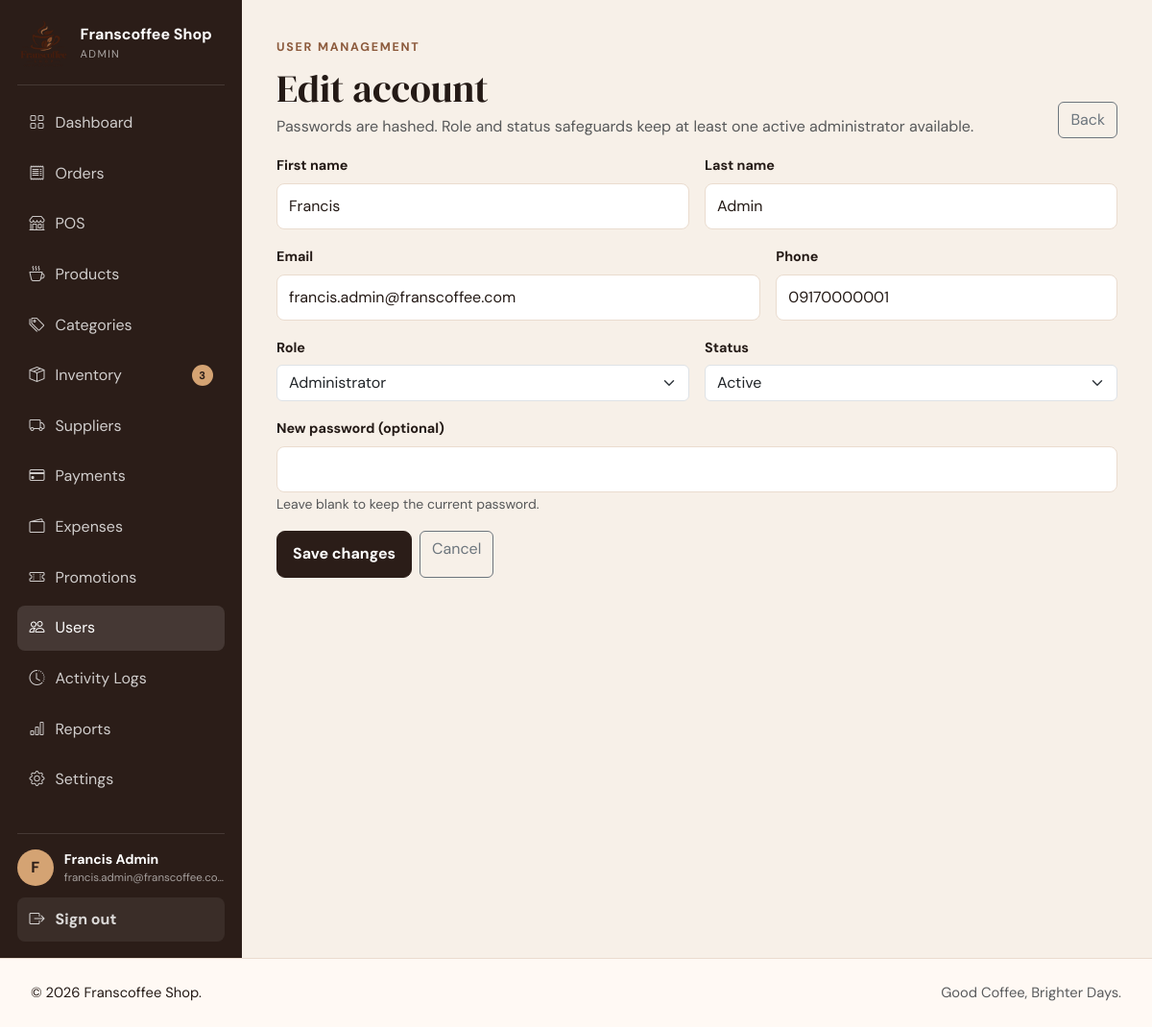
Screenshot of /admin/user-form.php?id=1 (signed in) with the database file from the repository.
### tables this page shows
CREATE TABLE users (
    id BIGINT UNSIGNED AUTO_INCREMENT PRIMARY KEY,
    first_name VARCHAR(80) NOT NULL,
    last_name VARCHAR(80) NOT NULL,
    email VARCHAR(190) NOT NULL UNIQUE,
    phone VARCHAR(30) NULL,
    password_hash VARCHAR(255) NOT NULL,
    role ENUM('ADMIN','STAFF','CUSTOMER') NOT NULL DEFAULT 'CUSTOMER',
    status ENUM('ACTIVE','INACTIVE') NOT NULL DEFAULT 'ACTIVE',
    email_verified_at DATETIME NULL,
    last_login_at DATETIME NULL,
    created_at DATETIME NOT NULL DEFAULT CURRENT_TIMESTAMP,
    updated_at DATETIME NOT NULL DEFAULT CURRENT_TIMESTAMP ON UPDATE CURRENT_TIMESTAMP,
    INDEX idx_users_role_status (role, status)
);

### config.php (called while the page is built, shortened)
<?php
return [
    'app' => [
        'name' => 'Franscoffee Shop',
        'tagline' => 'Good Coffee, Brighter Days.',
        'base_url' => 'http://localhost/franscoffee',
        'timezone' => 'Asia/Manila',
        'environment' => 'local',
        'debug' => true,
    ],
    'database' => [
        'host' => '127.0.0.1',
        'port' => '3306',
        'name' => 'franscoffee',
        'username' => 'root',
        'password' => '',
        'charset' => 'utf8mb4',
    ],
    'session' => [
        'name' => 'franscoffee_session',
        'lifetime' => 7200,
    ],
    'auth' => [
        'reset_token_minutes' => 60,
        'max_login_attempts' => 5,
        'login_lock_seconds' => 60,
    ],
];

### includes/bootstrap.php (called while the page is built, shortened)
<?php
$APP_CONFIG = require __DIR__ . '/../config.php';
require_once __DIR__ . '/functions.php';
require_once __DIR__ . '/db.php';
require_once __DIR__ . '/admin.php';

### includes/functions.php (called while the page is built, shortened)
<?php
function app_config(?string $section = null): array
{
    global $APP_CONFIG;
    return $APP_CONFIG[$section] ?? [];
}
function e(?string $value): string
{
    return htmlspecialchars((string) $value, ENT_QUOTES, 'UTF-8');
}
function url(string $path = ''): string
{
    $base = rtrim((string) (app_config('app')['base_url'] ?? ''), '/');
    return $base . '/' . ltrim($path, '/');
}
function current_user(): ?array
{
    return $_SESSION['user'] ?? null;
}

### includes/db.php (called while the page is built, shortened)
<?php
function db(): PDO
{
    static $pdo = null;
    if ($pdo instanceof PDO) {
        return $pdo;
    }
    $config = app_config('database');
    $dsn = sprintf(
        'mysql:host=%s;port=%s;dbname=%s;charset=%s',
        $config['host'],
        $config['port'],
        $config['name'],
        $config['charset']
    );
    $pdo = new PDO($dsn, $config['username'], $config['password'], [
        PDO::ATTR_ERRMODE => PDO::ERRMODE_EXCEPTION,
        PDO::ATTR_DEFAULT_FETCH_MODE => PDO::FETCH_ASSOC,
        PDO::ATTR_EMULATE_PREPARES => false,
    ]);
    return $pdo;
}

### includes/admin.php (called while the page is built, shortened)
<?php
function admin_user(int $id): ?array
{
    $stmt=db()->prepare("SELECT u.*,sp.employee_code,sp.job_title,cp.notifications_enabled,cp.preferred_category FROM users u LEFT JOIN staff_profiles sp ON sp.user_id=u.id LEFT JOIN customer_profiles cp ON cp.user_id=u.id WHERE u.id=:id LIMIT 1");
    $stmt->execute(['id'=>$id]); $row=$stmt->fetch(); return $row?:null;
}

### admin/user-form.php (the view, shortened to what this page needs)
<?php
require_once __DIR__.'/../includes/bootstrap.php';require_role('ADMIN');$id=max(0,(int)($_GET['id']??0));$user=$id?admin_user($id):null;if($id&&!$user){http_response_code(404);exit('User not found.');}$errors=[];if(is_post()){verify_csrf_or_abort();$r=admin_save_user($_POST,$id);if($r['ok']){flash('success',$r['message']);redirect('admin/users.php');}$errors=$r['errors']??['Unable to save user.'];}$v=fn($k,$d='')=>(string)($_POST[$k]??($user[$k]??$d));$pageTitle=$id?'Edit User':'New User';$bodyClass='portal-page';require __DIR__.'/../includes/header.php';
?>
<div class="portal-shell"><?php require __DIR__.'/../includes/sidebar.php';?><main class="portal-main"><header class="portal-page-header"><div><span class="eyebrow">USER MANAGEMENT</span><h1 class="mt-2 mb-1"><?=$id?'Edit account':'Create account'?></h1><p class="text-muted mb-0">Passwords are hashed. Role and status safeguards keep at least one active administrator available.</p></div><a class="btn btn-outline-secondary" href="<?=url('admin/users.php')?>">Back</a></header><?php if($errors):?><div class="alert alert-danger"><ul class="mb-0"><?php foreach($errors as $e):?><li><?=e($e)?></li><?php endforeach;?></ul></div><?php endif;?><section class="portal-card form-card-narrow"><form method="post" id="adminUserForm"><?=csrf_field()?><div class="row g-3"><div class="col-md-6"><label class="form-label">First name</label><input class="form-control" name="first_name" maxlength="80" required value="<?=e($v('first_name'))?>"></div><div class="col-md-6"><label class="form-label">Last name</label><input class="form-control" name="last_name" maxlength="80" required value="<?=e($v('last_name'))?>"></div><div class="col-md-7"><label class="form-label">Email</label><input class="form-control" type="email" name="email" maxlength="190" required value="<?=e($v('email'))?>"></div><div class="col-md-5"><label class="form-label">Phone</label><input class="form-control" name="phone" maxlength="30" value="<?=e($v('phone'))?>"></div><div class="col-md-6"><label class="form-label">Role</label><select class="form-select" name="role" data-admin-user-role><option value="CUSTOMER" <?=$v('role','CUSTOMER')==='CUSTOMER'?'selected':''?>>Customer</option><option value="STAFF" <?=$v('role')==='STAFF'?'selected':''?>>Staff / Cashier</option><option value="ADMIN" <?=$v('role')==='ADMIN'?'selected':''?>>Administrator</option></select></div><div class="col-md-6"><label class="form-label">Status</label><select class="form-select" name="status"><option value="ACTIVE" <?=$v('status','ACTIVE')==='ACTIVE'?'selected':''?>>Active</option><option value="INACTIVE" <?=$v('status')==='INACTIVE'?'selected':''?>>Inactive</option></select></div><div class="col-12" data-admin-staff-fields><div class="row g-3"><div class="col-md-6"><label class="form-label">Employee code</label><input class="form-control text-uppercase" name="employee_code" maxlength="40" value="<?=e($v('employee_code'))?>" placeholder="Auto-generated if blank"><small class="form-text">Example: FCS-STF-0004</small></div><div class="col-md-6"><label class="form-label">Job title</label><input class="form-control" name="job_title" maxlength="80" value="<?=e($v('job_title','Staff'))?>" placeholder="Cashier"></div></div></div><div class="col-12"><label class="form-label"><?=$id?'New password (optional)':'Temporary password'?></label><input class="form-control" type="password" name="password" <?=$id?'':'required'?> autocomplete="new-password"><small class="form-text"><?=$id?'Leave blank to keep the current password.':'At least 8 characters with uppercase, lowercase, and a number.'?></small></div><div class="col-12 d-flex gap-2"><button class="btn btn-coffee"><?=$id?'Save changes':'Create user'?></button><a class="btn btn-outline-secondary" href="<?=url('admin/users.php')?>">Cancel</a></div></div></form></section></main></div><?php require __DIR__.'/../includes/footer.php';?>

### rows the page displays
users: first_name "Francis", last_name "Admin", email "francis.admin@franscoffee.com", phone "09170000001", role "Administrator", status "Active"

### other values shown
shop_setting('shop_name','Franscoffee Shop') "Franscoffee Shop"
$role "ADMIN"
$label "Dashboard"
$label "Orders"
$label "POS"
$label "Products"
$label "Categories"
$label "Inventory"
$count "3"
$label "Suppliers"
$label "Payments"
$label "Expenses"
$label "Promotions"
$label "Users"
$label "Activity Logs"
